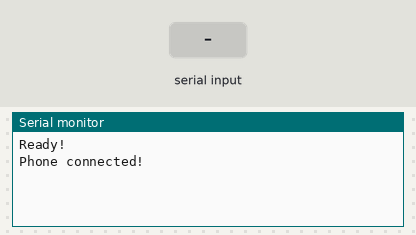
A sketch run on a simulated ESP32. Shown: the last lines printed to the serial monitor. The inputs (shaded band) are chosen by the test bench. Nothing arrives over Bluetooth unless stated.

Above: at 1.2 s.
1.3 s: "LED_ON\n" received over the second serial link
At 2.5 s:
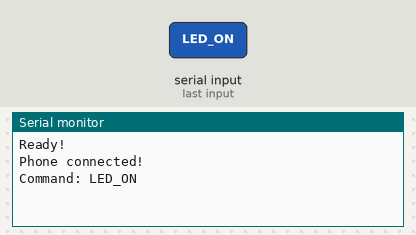
2.8 s: "LED_OFF\n" received over the second serial link
At 3.8 s:
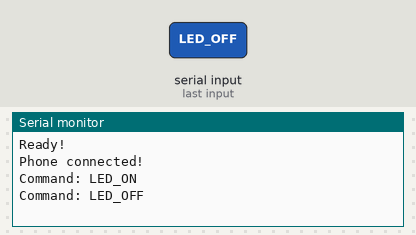
4.3 s: "MODE_AUTO\n" received over the second serial link
At 5.0 s:
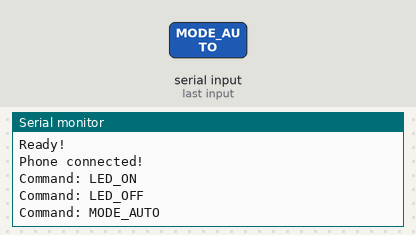
5.8 s: "MODE_MANUAL\n" received over the second serial link
At 7.0 s:
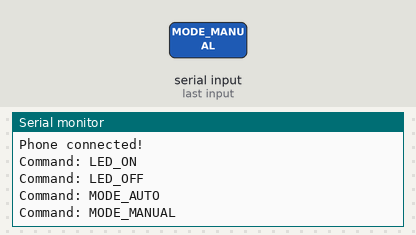
7.3 s: "THRESHOLD:\n" received over the second serial link
At 8.5 s:
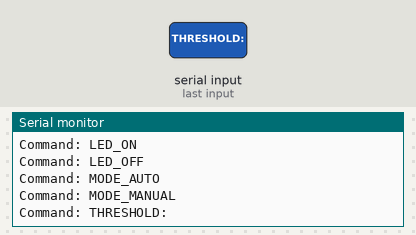
8.8 s: "90,45\n" received over the second serial link
At 9.6 s:
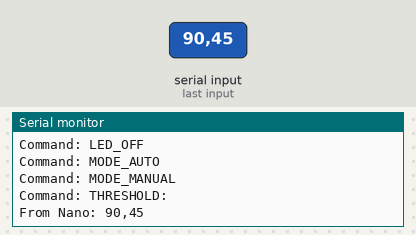

Measured:
- after the input at 1.3 s, the serial monitor: prints a new line at once (image 1)
- after the input at 2.8 s, the serial monitor: prints a new line at once (image 2)
- after the input at 4.3 s, the serial monitor: prints a new line at once (image 3)
- after the input at 5.8 s, the serial monitor: prints a new line at once (image 4)
- after the input at 7.3 s, the serial monitor: prints a new line at once (image 5)
- after the input at 8.8 s, the serial monitor: prints a new line at once (image 6)

The sketch:

esp32.ino
```cpp
#include <BluetoothSerial.h>

BluetoothSerial SerialBT;

bool isConnected = false;

void setup() {
  Serial.begin(115200);
  SerialBT.begin("ESP32_BT");
  Serial2.begin(9600, SERIAL_8N1, 16, 17);  // RX=16, TX=17 → Nano

  Serial.println("Ready!");
}

void sendWelcome() {
  SerialBT.println("=== Connected! ===");
  SerialBT.println("Commands:");
  SerialBT.println("  LED_ON / LED_OFF");
  SerialBT.println("  MODE_AUTO / MODE_MANUAL");
  SerialBT.println("  THRESHOLD:XX (e.g. THRESHOLD:30)");
  SerialBT.println("Temperature updates every 2 seconds.");
  SerialBT.println("==================");
}

void handleCommand(String command) {
  if (command == "LED_ON") {
    Serial2.print('1');
    SerialBT.println("LED turned ON");
  }
  else if (command == "LED_OFF") {
    Serial2.print('0');
    SerialBT.println("LED turned OFF");
  }
  else if (command == "MODE_AUTO") {
    Serial2.print('A');
    SerialBT.println("Mode set to AUTO (LED follows temperature)");
  }
  else if (command == "MODE_MANUAL") {
    Serial2.print('M');
    SerialBT.println("Mode set to MANUAL (LED follows button/app)");
  }
  else if (command.startsWith("THRESHOLD:")) {
    String value = command.substring(10);   // Extract number
    int threshold = value.toInt();

    // Validate range
    if (threshold < 0 || threshold > 100) {
      SerialBT.println("Invalid threshold! Must be between 0 and 100.");
      return;
    }

    Serial2.print('T');                     // 'T' tells Nano to read next number
    Serial2.print(threshold);              // Nano uses parseInt() to read this
    SerialBT.println("Threshold set to: " + String(threshold) + "°C");
  }
  else {
    SerialBT.println("Unknown command: " + command);
  }
}

void loop() {
  // ---- Handle connection/disconnection ----
  if (SerialBT.connected() && !isConnected) {
    isConnected = true;
    Serial.println("Phone connected!");
    sendWelcome();
  }
  if (!SerialBT.connected() && isConnected) {
    isConnected = false;
    Serial.println("Phone disconnected.");
  }

  // ---- Phone → ESP32 → Nano ----
  if (SerialBT.available()) {
    String command = SerialBT.readStringUntil('\n');
    command.trim();
    Serial.println("Command: " + command);
    handleCommand(command);
  }

  // ---- Nano → ESP32 → Phone ----
  if (Serial2.available()) {
    String msg = Serial2.readStringUntil('\n');
    msg.trim();
    Serial.println("From Nano: " + msg);
    SerialBT.println(msg);
  }
}
```
